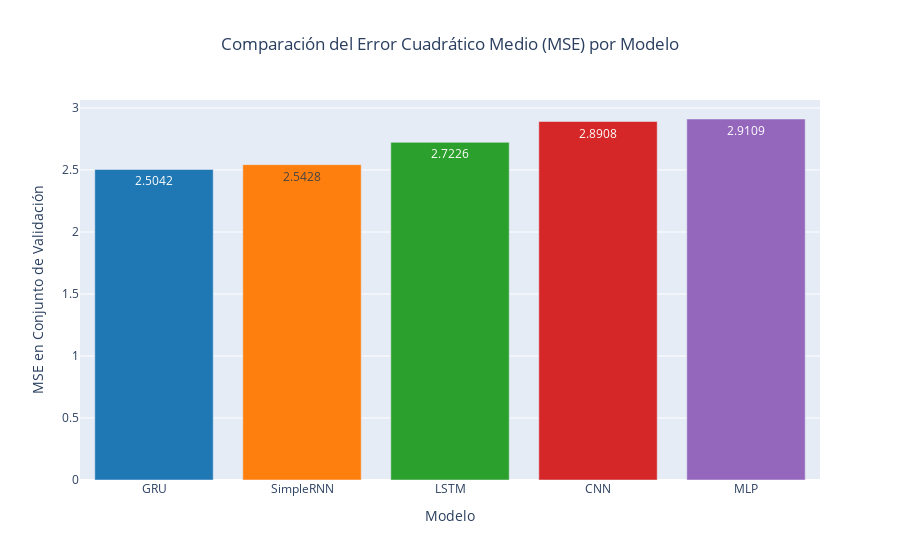

Here is the notebook cell this chart was saved with:
### Markdown cell above
### Tabla y Gráfico Comparativo de MSE

### Code cell
import plotly.graph_objects as go

# Crear un DataFrame para la comparación
model_names = ['MLP', 'CNN', 'SimpleRNN', 'LSTM', 'GRU']
mse_scores = [final_mse, final_mse_cnn, final_mse_rnn, final_mse_lstm, final_mse_gru]

results_summary = pd.DataFrame({
    'Modelo': model_names,
    'MSE de Validación': mse_scores
}).sort_values(by='MSE de Validación', ascending=True).reset_index(drop=True)

print("--- Tabla Comparativa de Rendimiento ---")
display(results_summary)

# Crear el gráfico de barras
fig = go.Figure(go.Bar(
    x=results_summary['Modelo'],
    y=results_summary['MSE de Validación'],
    text=results_summary['MSE de Validación'].round(4),
    textposition='auto',
    marker_color=['#1f77b4', '#ff7f0e', '#2ca02c', '#d62728', '#9467bd'] # Colores para cada barra
))

fig.update_layout(
    title='Comparación del Error Cuadrático Medio (MSE) por Modelo',
    xaxis_title='Modelo',
    yaxis_title='MSE en Conjunto de Validación',
    title_x=0.5
)
fig.show()

### Figure 1 — Plotly figure (JSON) as saved in the notebook; plotly's stock layout.template omitted (floating-point values rounded to 4 significant figures)
{"data": [{"marker": {"color": ["#1f77b4", "#ff7f0e", "#2ca02c", "#d62728", "#9467bd"]}, "text": [2.504, 2.543, 2.723, 2.891, 2.911], "textposition": "auto", "type": "bar", "x": ["GRU", "SimpleRNN", "LSTM", "CNN", "MLP"], "y": [2.504, 2.543, 2.723, 2.891, 2.911]}], "layout": {"title": {"text": "Comparación del Error Cuadrático Medio (MSE) por Modelo", "x": 0.5}, "xaxis": {"title": {"text": "Modelo"}}, "yaxis": {"title": {"text": "MSE en Conjunto de Validación"}}}}
